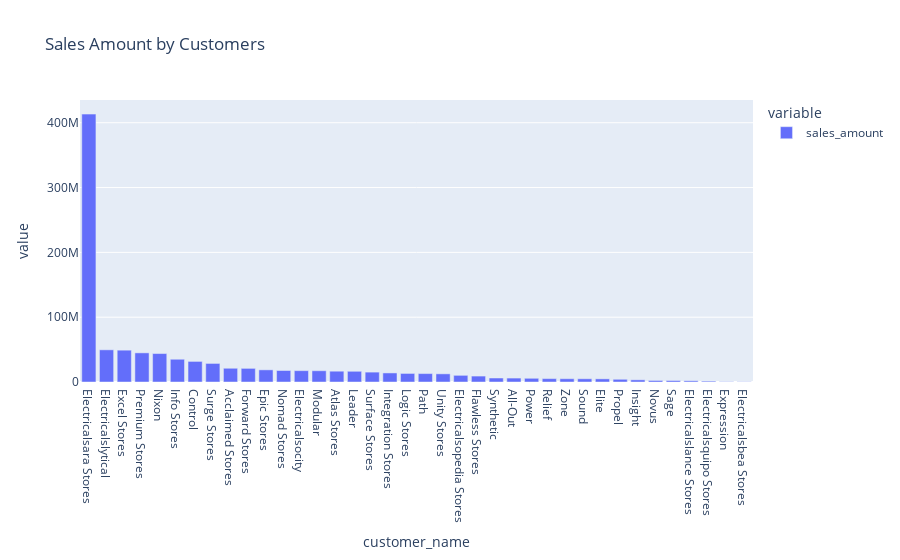

Notebook cell for this chart:
### Code cell
###PART II: Data visualisation

#Sales by costumers name

#New dataframe sales sum grouped by customers
dff0 = df.groupby(["custmer_name"]).sales_amount.sum().reset_index()

#sort 
dff0 = dff0.sort_values('sales_amount', ascending=False)
#fix typo
dff0=dff0.rename(columns={'custmer_name':'customer_name'})

#plot
fig = px.bar(dff0, x="customer_name", y=["sales_amount"], title="Sales Amount by Customers")

fig.show()

### Figure 1 — Plotly figure (JSON) as saved in the notebook; plotly's stock layout.template omitted (floating-point values rounded to 4 significant figures)
{"data": [{"alignmentgroup": "True", "hovertemplate": "variable=sales_amount<br>customer_name=%{x}<br>value=%{y}<extra></extra>", "legendgroup": "sales_amount", "marker": {"color": "#636efa", "pattern": {"shape": ""}}, "name": "sales_amount", "offsetgroup": "sales_amount", "orientation": "v", "showlegend": true, "textposition": "auto", "type": "bar", "x": ["Electricalsara Stores", "Electricalslytical", "Excel Stores", "Premium Stores", "Nixon", "Info Stores", "Control", "Surge Stores", "Acclaimed Stores", "Forward Stores", "Epic Stores", "Nomad Stores", "Electricalsocity", "Modular", "Atlas Stores", "Leader", "Surface Stores", "Integration Stores", "Logic Stores", "Path", "Unity Stores", "Electricalsopedia Stores", "Flawless Stores", "Synthetic", "All-Out", "Power", "Relief", "Zone", "Sound", "Elite", "Propel", "Insight", "Novus", "Sage", "Electricalslance Stores", "Electricalsquipo Stores", "Expression", "Electricalsbea Stores"], "xaxis": "x", "y": [413333588, 49644189, 49115620, 44962751, 43893083, 35100033, 31771997, 28648916, 21196727, 21026079, 18750440, 17739351, 17489935, 17379851, 16666713, 16529970, 15242562, 13979716, 13201366, 12995938, 12589257, 10281203, 9156412, 6173068, 6068432, 5727123, 5230158, 5067349, 4966707, 4837239, 4183862, 3342051, 2359799, 2252506, 1868461, 1330361, 430368, 336367], "yaxis": "y"}], "layout": {"barmode": "relative", "legend": {"title": {"text": "variable"}, "tracegroupgap": 0}, "title": {"text": "Sales Amount by Customers"}, "xaxis": {"anchor": "y", "domain": [0, 1], "title": {"text": "customer_name"}}, "yaxis": {"anchor": "x", "domain": [0, 1], "title": {"text": "value"}}}}
